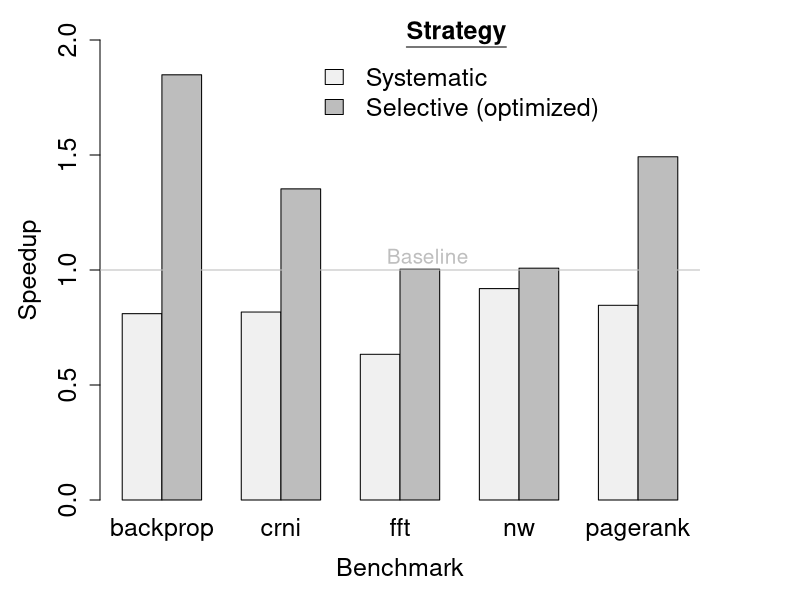

Source code (R):
data <- read.csv("../../paper-results/speedup-selective-optimized/results.csv")
# Aggregate the repeated measurements with mean value
#dataAggregate <- colMeans(data)
dataAggregate <- apply(data, 2, min)
# Compute speedups of optimized vectorized code with systematic and selective strategy
speedups <- data.frame(backprop=c(dataAggregate["backprop_matlab"]/dataAggregate["backprop_mc2mc"],
                                 dataAggregate["backprop_matlab"]/dataAggregate["backprop_mc2mc_selective"]),
                      crni=c(dataAggregate["crni_matlab"]/dataAggregate["crni_mc2mc"],
                             dataAggregate["crni_matlab"]/dataAggregate["crni_mc2mc_selective"]),
                      fft=c(dataAggregate["fft_matlab"]/dataAggregate["fft_mc2mc"],
                            dataAggregate["fft_matlab"]/dataAggregate["fft_mc2mc_selective"]),
                      nw=c(dataAggregate["nw_matlab"]/dataAggregate["nw_mc2mc"],
                           dataAggregate["nw_matlab"]/dataAggregate["nw_mc2mc_selective"]),
                      pagerank=c(dataAggregate["pagerank_matlab"]/dataAggregate["pagerank_mc2mc"],
                                 dataAggregate["pagerank_matlab"]/dataAggregate["pagerank_mc2mc_selective"]))
# Save as pdf (A5 format)
pdf("mc2mc-optimized.pdf", width = 8.27, height = 5.83)
# Modify plot margins
par(mfrow=c(1, 1), mar=c(5, 5, 2, 5))
# Plot vectorization strategies comparison
barplot(as.matrix(speedups), 
        beside=T, 
        axes = T,
        xlab = "Benchmark",
        ylab = "Speedup",
        ylim= c(0, 2.0),
        col=c("#f0f0f0","#bdbdbd"),
        cex.names = 1.5,
        cex.axis = 1.5,
        cex.lab=1.5,
        legend = c("Systematic", "Selective (optimized)"), 
        args.legend = list(x ='topright',
                           bty="n",
                           cex=1.5,
                           horiz=F,
                           inset=c(0.15, -0.05),
                           title=expression(bold(underline("Strategy"))), title.col="black"))
# Plot baseline
abline(a = 1, b= 0, col="gray", lty=1)
# ... with a text !
text(8.7, 1.06, "Baseline", col="gray", cex=1.25)
# Finish plotting
dev.off()
